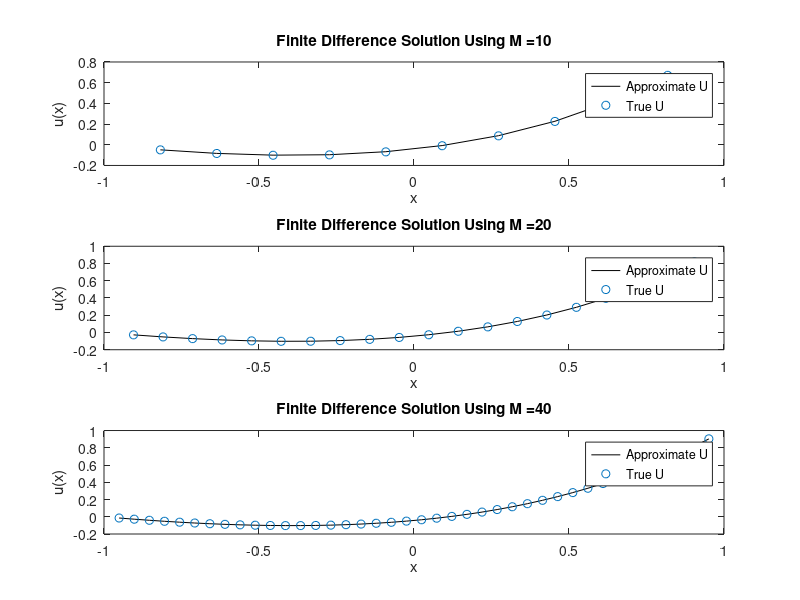

MATLAB code to generate this figure: (Note: this script raises an error after producing the figure.)
%%% 1D Steady State Heat Equation with Dirchlet BC Solver %%%
clear
close all
format long
f1 = figure;
% f2 = figure;

%% Parameters
% Number of points
pts = [10,20,40];

% Boundary conditions
% a = 0;
% alpha = 0;
% b = 1;
% beta = 0;
% f = @(x) x;
% 
% % Exact solution
% trU = @(x) (x.^3-x)/6;

a = -1;
b = 1;
alpha = 0;
beta = 1;
f = @(x) exp(x);

% True solution
trU = @(x) (-1/2).*exp(1).^(-1).*(1+(-1).*exp(1)+exp(1).^2+(-2).*exp(1).^(1+x)+(-1).*x+(-1).*exp(1).*x+exp(1).^2.*x);


%% Solver for AU=F
errs = zeros(size(pts,2),1);
j = 1;
for k = pts
	M = k;
	h = (b-a)/(M+1);
	
	% Construct A
	A = diag(ones(M-1,1),1) + -2*eye(M) + diag(ones(M-1,1),-1);
	A = A/(h^2);
	
	% Construct F
	F = zeros(M,1);
	F(1) = f(a+h) - alpha/(h^2);
	F(M) = f(b-h) - beta/(h^2);
	for i = 2:M-1
		F(i) = f(a + i*h);
	end
	
	% Solve for U
	U = A\F;
	
	% Plot results
	figure(f1)
	t = a+h:h:b-h;
	subplot(3,1,j);
	plot(t,U,'k',t,trU(t),'o')
	title(strcat("Finite Difference Solution Using M = ", num2str(k)))
	legend('Approximate U','True U')
	xlabel('x')
	ylabel('u(x)')
% 	
% 	% Plot error vectors
% 	figure(f2)
% 	subplot(3,1,j)
% 	plot(t,U-trU(t)')
% 	title(strcat('Error Using M = ', num2str(k)))
% 	xlabel('x')
% 	ylabel('U - True U')
	
	% Compute and store 2-norm of error
	errs(j) = norm(U-trU(t)',1)/M;
	j = j+1;
end

clc
tbl = table(pts',errs,[NaN;log2(errs(1)/errs(2));log2(errs(2)/errs(3))],'VariableNames',["M","Norm_Error","Convgence_Rate"])